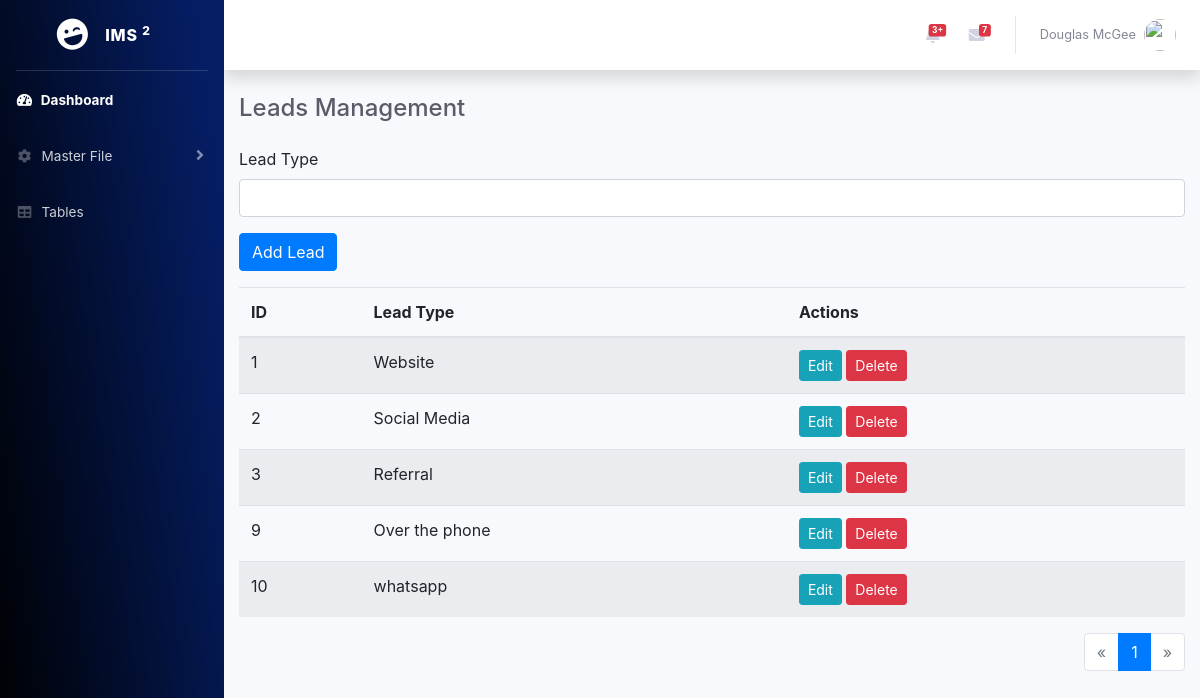
The app's page /create_lead.php, older data.
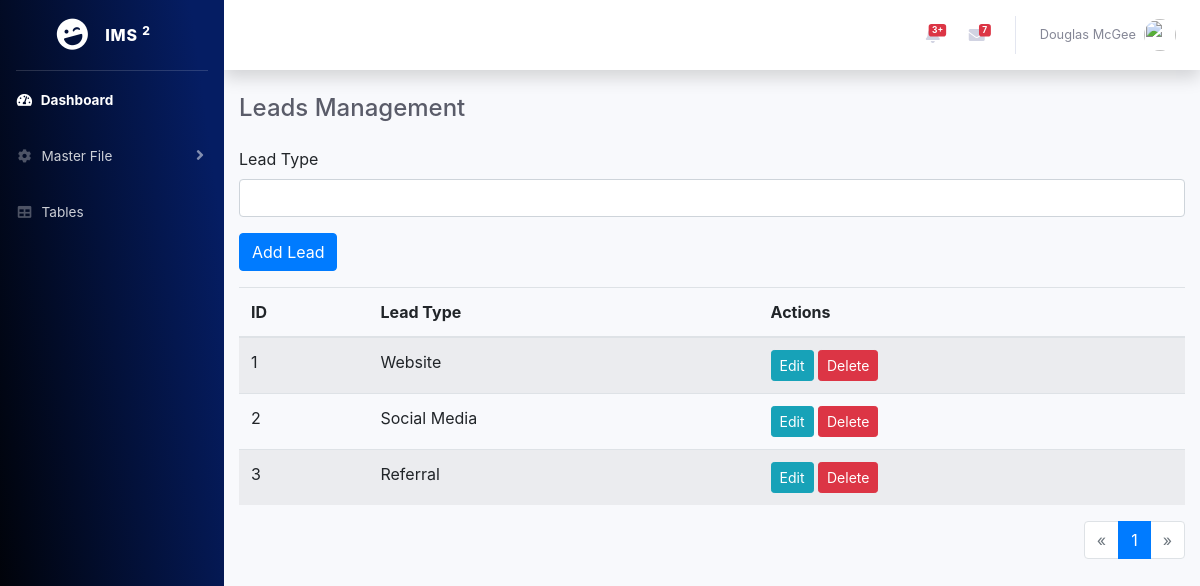
The same page, newer data.
### tables this page shows
CREATE TABLE `leads_table` (
  `id` int(11) NOT NULL,
  `lead_type` varchar(100) DEFAULT NULL,
  `created_at` timestamp NOT NULL DEFAULT current_timestamp()
);

### create_lead.php (the view, shortened to what this page needs)
<?php
include("database/connection.php");
include("includes/header.php");
$results_per_page = 5;
$page = isset($_GET['page']) ? (int)$_GET['page'] : 1;
$start = ($page - 1) * $results_per_page;
$sql = "SELECT * FROM leads_table LIMIT $start, $results_per_page";
$result = $conn->query($sql);
$sql_total = "SELECT COUNT(*) as total FROM leads_table";
$result_total = $conn->query($sql_total);
$total_rows = $result_total->fetch_assoc()['total'];
$total_pages = ceil($total_rows / $results_per_page);
?>
<div id="wrapper">
    <?php include("nav.php"); ?>
    <div id="content-wrapper" class="d-flex flex-column">
        <div id="content">
            <?php include("includes/topnav.php"); ?>
            <div class="container-fluid">
                <div class="d-sm-flex align-items-center justify-content-between mb-4">
                    <h4 class="h4 mb-0 text-gray-800">Leads Management </h4>
                </div>
                <form action="" method="post" class="mb-3">
                    <div class="form-group">
                        <label for="lead_type">Lead Type</label>
                        <input type="text" class="form-control" id="lead_type" name="lead_type" required>
                    </div>
                    <button type="submit" name="add_lead" class="btn btn-primary">Add Lead</button>
                </form>
                <table class="table table-striped">
                    <thead>
                        <tr>
                            <th>ID</th>
                            <th>Lead Type</th>
                            <th>Actions</th>
                        </tr>
                    </thead>
                    <tbody>
                        <?php while ($row = $result->fetch_assoc()): ?>
                            <tr>
                                <td><?php echo $row['id']; ?></td>
                                <td><?php echo htmlspecialchars($row['lead_type']); ?></td>
                                <td>
                                    <button class="btn btn-info btn-sm" data-toggle="modal" data-target="#editModal" data-id="<?php echo $row['id']; ?>" data-lead_type="<?php echo htmlspecialchars($row['lead_type']); ?>">Edit</button>
                                    <form action="" method="post" class="d-inline">
                                        <button type="submit" name="delete_lead" class="btn btn-danger btn-sm">Delete</button>
                                    </form>
                                </td>
                            </tr>
                        <?php endwhile; ?>
                    </tbody>
                </table>
                <nav aria-label="Page navigation">
                    <ul class="pagination justify-content-end">
                        <li class="page-item <?php if ($page <= 1) echo 'disabled'; ?>">
                            <a class="page-link" href="?page=<?php echo $page - 1; ?>" aria-label="Previous">
                                <span aria-hidden="true">&laquo;</span>
                            </a>
                        </li>
                        <?php for ($i = 1; $i <= $total_pages; $i++): ?>
                            <li class="page-item <?php if ($i == $page) echo 'active'; ?>">
                                <a class="page-link" href="?page=<?php echo $i; ?>"><?php echo $i; ?></a>
                            </li>
                        <?php endfor; ?>
                        <li class="page-item <?php if ($page >= $total_pages) echo 'disabled'; ?>">
                            <a class="page-link" href="?page=<?php echo $page + 1; ?>" aria-label="Next">
                                <span aria-hidden="true">&raquo;</span>
                            </a>
                        </li>
                    </ul>
                </nav>
            </div>
        </div>
    </div>
</div>
</body>
</html>

Row changes from the older to the newer data that the page shows:
removed leads_table: id "9", lead_type "Over the phone"
removed leads_table: id "10", lead_type "whatsapp"
